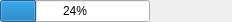
<?xml version="1.0" encoding="UTF-8"?>
<ui version="4.0">
 <class>progressStateWidget</class>
 <widget class="QWidget" name="progressStateWidget">
  <property name="geometry">
   <rect>
    <x>0</x>
    <y>0</y>
    <width>232</width>
    <height>20</height>
   </rect>
  </property>
  <property name="sizePolicy">
   <sizepolicy hsizetype="Expanding" vsizetype="Preferred">
    <horstretch>0</horstretch>
    <verstretch>0</verstretch>
   </sizepolicy>
  </property>
  <property name="minimumSize">
   <size>
    <width>200</width>
    <height>0</height>
   </size>
  </property>
  <property name="windowTitle">
   <string>Progress State</string>
  </property>
  <layout class="QHBoxLayout" name="horizontalLayout">
   <property name="spacing">
    <number>0</number>
   </property>
   <property name="leftMargin">
    <number>0</number>
   </property>
   <property name="topMargin">
    <number>0</number>
   </property>
   <property name="rightMargin">
    <number>0</number>
   </property>
   <property name="bottomMargin">
    <number>0</number>
   </property>
   <item>
    <widget class="QProgressBar" name="progressBar">
     <property name="minimumSize">
      <size>
       <width>100</width>
       <height>0</height>
      </size>
     </property>
     <property name="maximumSize">
      <size>
       <width>150</width>
       <height>16777215</height>
      </size>
     </property>
     <property name="value">
      <number>24</number>
     </property>
    </widget>
   </item>
   <item>
    <widget class="QLabel" name="label">
     <property name="sizePolicy">
      <sizepolicy hsizetype="Minimum" vsizetype="Preferred">
       <horstretch>0</horstretch>
       <verstretch>0</verstretch>
      </sizepolicy>
     </property>
     <property name="text">
      <string/>
     </property>
    </widget>
   </item>
  </layout>
 </widget>
 <resources/>
 <connections/>
</ui>
